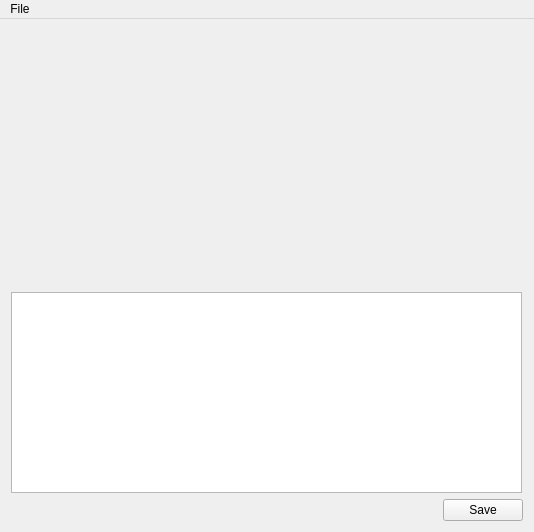
<?xml version="1.0" encoding="UTF-8"?>
<ui version="4.0">
 <class>MainWindow</class>
 <widget class="QMainWindow" name="MainWindow">
  <property name="geometry">
   <rect>
    <x>0</x>
    <y>0</y>
    <width>530</width>
    <height>531</height>
   </rect>
  </property>
  <property name="windowTitle">
   <string>MainWindow</string>
  </property>
  <widget class="QWidget" name="centralWidget">
   <layout class="QGridLayout" name="gridLayout">
    <item row="0" column="0" colspan="2">
     <widget class="RenderArea" name="pictureArea" native="true">
      <property name="minimumSize">
       <size>
        <width>512</width>
        <height>256</height>
       </size>
      </property>
      <property name="maximumSize">
       <size>
        <width>512</width>
        <height>256</height>
       </size>
      </property>
     </widget>
    </item>
    <item row="1" column="0" colspan="2">
     <widget class="QPlainTextEdit" name="outputText">
      <property name="sizePolicy">
       <sizepolicy hsizetype="Fixed" vsizetype="Fixed">
        <horstretch>0</horstretch>
        <verstretch>0</verstretch>
       </sizepolicy>
      </property>
      <property name="minimumSize">
       <size>
        <width>511</width>
        <height>201</height>
       </size>
      </property>
      <property name="maximumSize">
       <size>
        <width>511</width>
        <height>201</height>
       </size>
      </property>
      <property name="font">
       <font>
        <family>Courier New</family>
        <pointsize>10</pointsize>
       </font>
      </property>
      <property name="plainText">
       <string/>
      </property>
      <property name="textInteractionFlags">
       <set>Qt::TextSelectableByKeyboard|Qt::TextSelectableByMouse</set>
      </property>
     </widget>
    </item>
    <item row="2" column="0">
     <spacer name="horizontalSpacer">
      <property name="orientation">
       <enum>Qt::Horizontal</enum>
      </property>
      <property name="sizeHint" stdset="0">
       <size>
        <width>358</width>
        <height>20</height>
       </size>
      </property>
     </spacer>
    </item>
    <item row="2" column="1">
     <widget class="QPushButton" name="saveButton">
      <property name="text">
       <string>Save</string>
      </property>
     </widget>
    </item>
   </layout>
  </widget>
  <widget class="QMenuBar" name="menuBar">
   <property name="geometry">
    <rect>
     <x>0</x>
     <y>0</y>
     <width>530</width>
     <height>21</height>
    </rect>
   </property>
   <widget class="QMenu" name="menuFile">
    <property name="title">
     <string>File</string>
    </property>
    <addaction name="actionOpen"/>
   </widget>
   <addaction name="menuFile"/>
  </widget>
  <action name="actionOpen">
   <property name="text">
    <string>Open</string>
   </property>
  </action>
 </widget>
 <layoutdefault spacing="6" margin="11"/>
 <customwidgets>
  <customwidget>
   <class>RenderArea</class>
   <extends>QWidget</extends>
   <header location="global">renderarea.h</header>
   <container>1</container>
  </customwidget>
 </customwidgets>
 <resources/>
 <connections/>
</ui>
